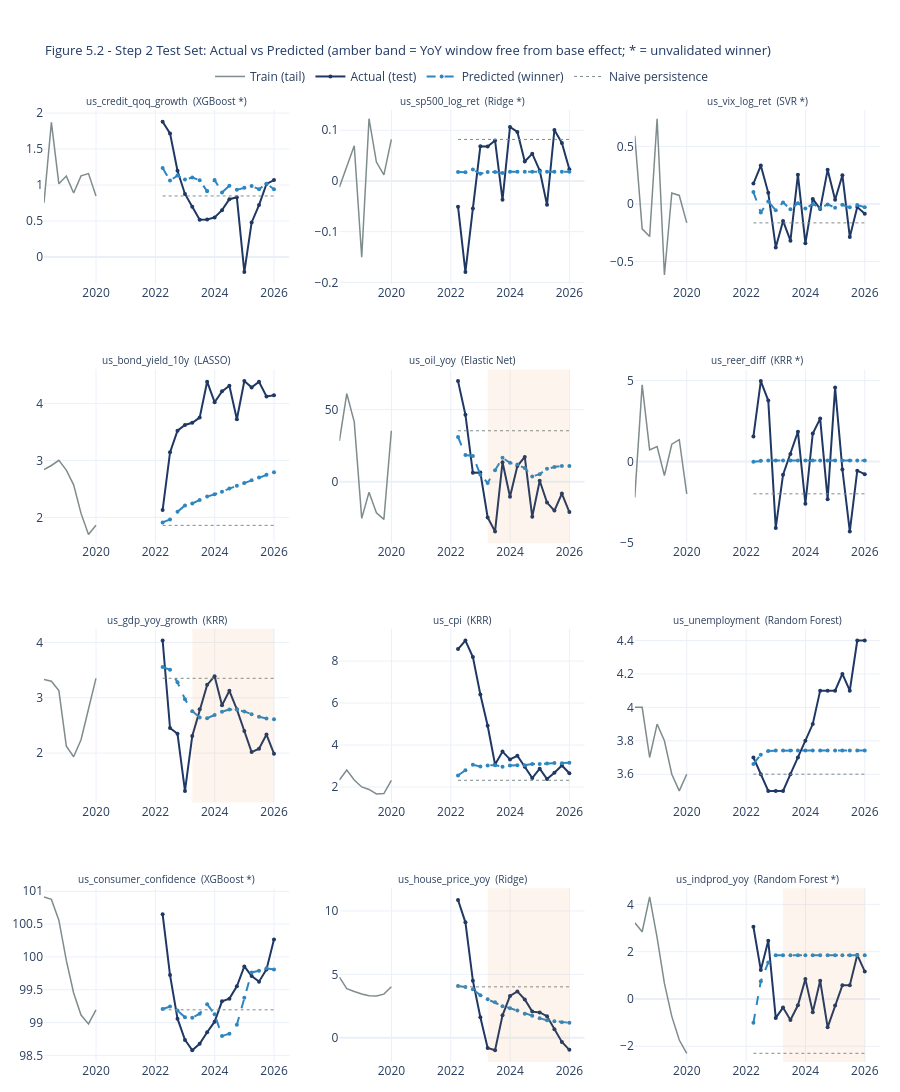

The notebook cell this image was saved under:
### Code cell
# ── 5b.2 Actual vs predicted — winning model per variable ────────────────
n_vars = len(VARIABLES)
n_cols = 3
n_rows = int(np.ceil(n_vars / n_cols))

fig = make_subplots(
    rows=n_rows, cols=n_cols,
    subplot_titles=[f'{v}  ({winner_dict[v]}{"" if validated_dict[v] else " *"})'
                     for v in VARIABLES],
    vertical_spacing=0.09, horizontal_spacing=0.06
)

for i, var_name in enumerate(VARIABLES):
    row, col = i // n_cols + 1, i % n_cols + 1
    cfg     = VARIABLES[var_name]
    train   = train_dict[var_name]
    test    = test_dict[var_name]
    winner  = winner_dict[var_name]
    model   = frozen_models[var_name][winner]
    scaler  = scaler_dict[var_name]
    n_lags  = lag_dict[var_name]

    preds = recursive_forecast(model, train, scaler, n_lags, len(test))
    naive = np.full(len(test), train.iloc[-1])

    train_tail = train.iloc[-8:]

    fig.add_trace(go.Scatter(x=train_tail.index, y=train_tail.values, mode='lines',
        line=dict(color=GREY, width=1.5), showlegend=(i == 0), name='Train (tail)'),
        row=row, col=col)
    fig.add_trace(go.Scatter(x=test.index, y=test.values, mode='lines+markers',
        line=dict(color=NAVY, width=2), marker=dict(size=4),
        showlegend=(i == 0), name='Actual (test)'), row=row, col=col)
    fig.add_trace(go.Scatter(x=test.index, y=preds, mode='lines+markers',
        line=dict(color=BLUE, width=2, dash='dash'), marker=dict(size=4),
        showlegend=(i == 0), name='Predicted (winner)'), row=row, col=col)
    fig.add_trace(go.Scatter(x=test.index, y=naive, mode='lines',
        line=dict(color=GREY, width=1, dash='dot'),
        showlegend=(i == 0), name='Naive persistence'), row=row, col=col)

    if cfg['yoy_caveat']:
        fig.add_vrect(x0=YOY_SUBWINDOW_START, x1=test.index.max(),
            fillcolor=AMBER, opacity=0.08, line_width=0, row=row, col=col)

fig.update_layout(
    title=dict(text='Figure 5.2 - Step 2 Test Set: Actual vs Predicted '
                     '(amber band = YoY window free from base effect; * = unvalidated winner)',
               font=dict(size=13, color=NAVY)),
    template=TEMPLATE,
    height=280 * n_rows,
    legend=dict(orientation='h', yanchor='bottom', y=1.02, xanchor='center', x=0.5),
    margin=dict(t=110, b=30, l=40, r=20)
)
fig.update_annotations(font_size=10)
fig.show()
